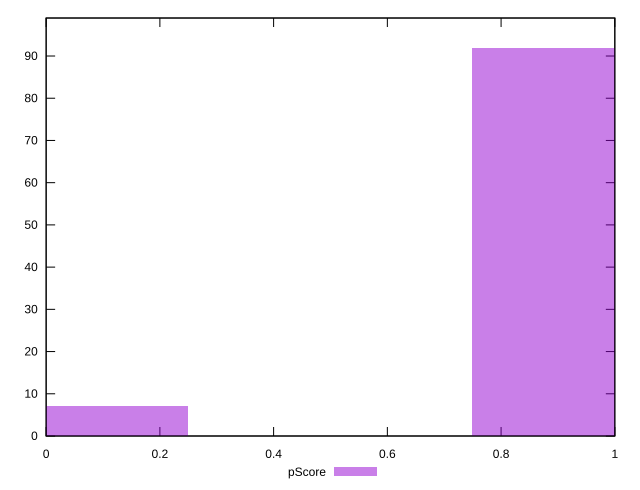

Reproduce this figure in gnuplot.
reset

$pScore <<EOF
0 7
0.9992535682925652 92
EOF

set key outside below
set boxwidth 0.4996267841462826
set xrange [0:1]
set yrange [0:99]
set trange [0:99]
set style fill transparent solid 0.5 noborder
set terminal svg size 640, 490 enhanced background rgb 'white'
set output "reports/report_00027_2021-02-24T12-40-31.850Z/server-response-time/samples/card/pScore/histogram.svg"

plot $pScore title "pScore" with boxes

reset
